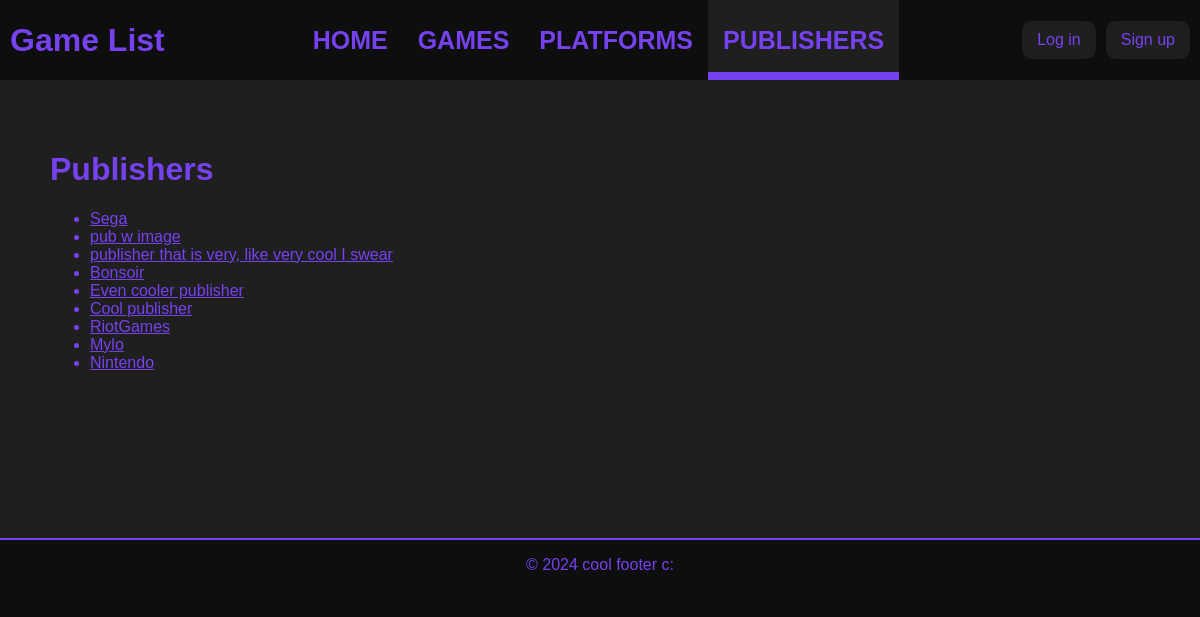
/game-list/publisher/, run on an earlier commit of the app's database.
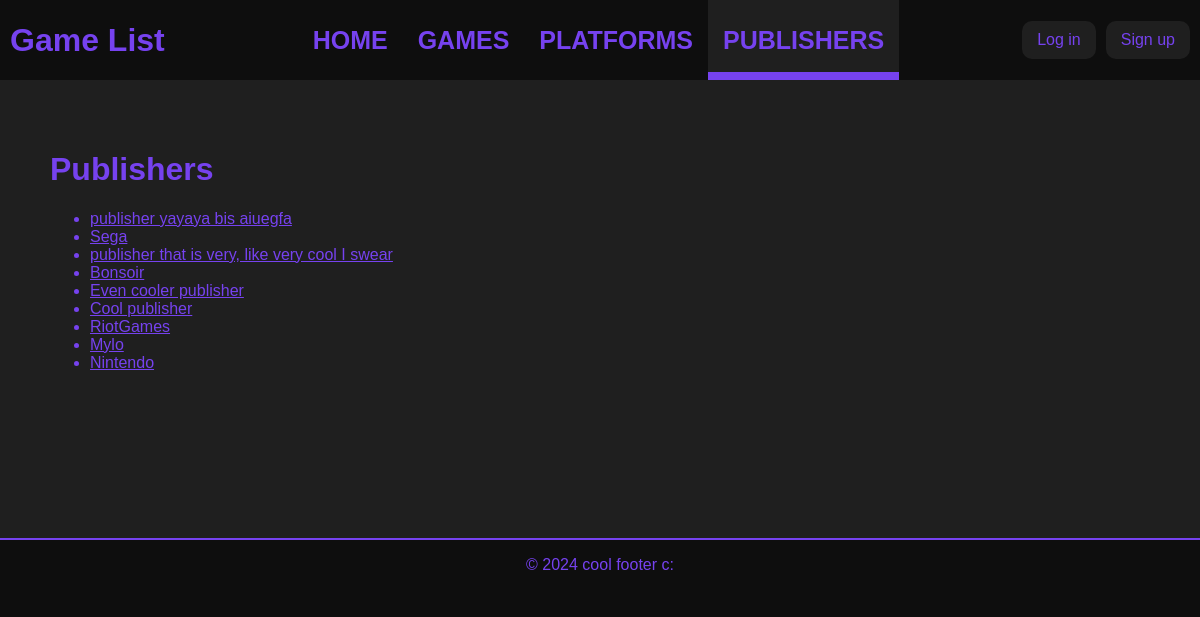
And on a later commit of the database.
### game_list_app/models.py (models this page shows, shortened)
class Publisher(models.Model):
    name = models.CharField(max_length=100)
    description = models.TextField(blank=True, null=True)
    image = models.ImageField(upload_to="uploads/", blank=True, null=True)
    add_date = models.DateTimeField(editable=False, default=timezone.now)
    modified_date = models.DateTimeField(editable=False, default=timezone.now)
    user_owner = models.ForeignKey(
        User, blank=True, null=True, on_delete=models.SET_NULL
    )
    def __str__(self):
        return self.name

### game_list_app/views.py (the view)
# urls.py: path("publisher/", views.PublisherList.as_view(), name = "publisher_list"),
class PublisherList(generic.ListView):
	template_name = "publishers.html"
	context_object_name = "publishers"
	def get_queryset(self):
		return Publisher.objects.order_by("-add_date")

### game_list_app/templates/publishers.html (shortened to what this page needs)
{% extends 'index.html' %}
{% block content %}
<h1>Publishers</h1>
{% if publishers %}
    <ul>
    {% for publisher in publishers %}
        <li><a href="{% url 'game_list_app:publisher_detail' publisher.id %}">{{ publisher }}</a></li>
    {% endfor %}
    </ul>
{% else %}
    <p>No publisher here :(</p>
{% endif %}
{% endblock %}

What changed in the data, as far as the page shows it:
removed Publisher: name "pub w image"
added Publisher: name "publisher yayaya bis aiuegfa"
